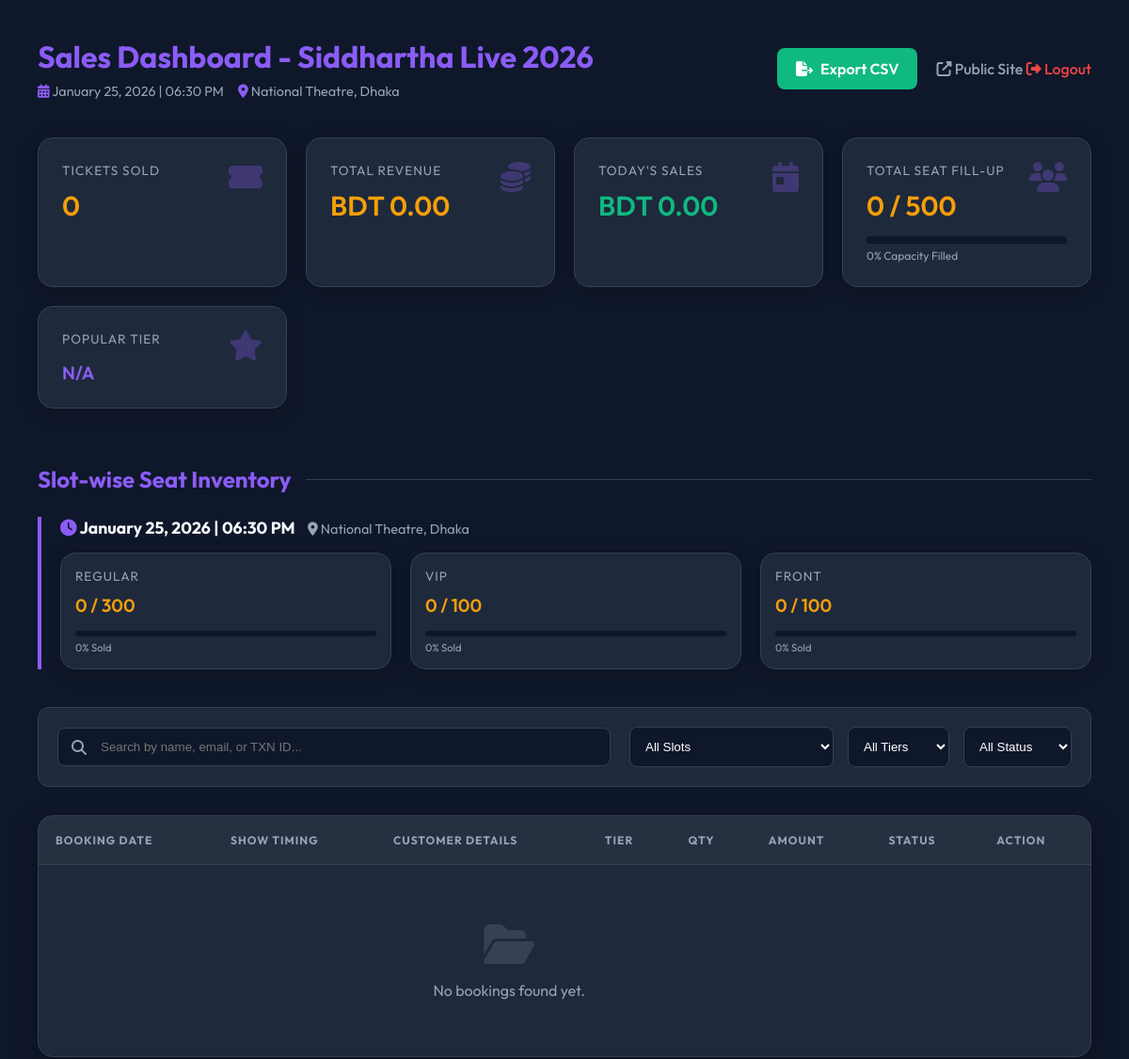
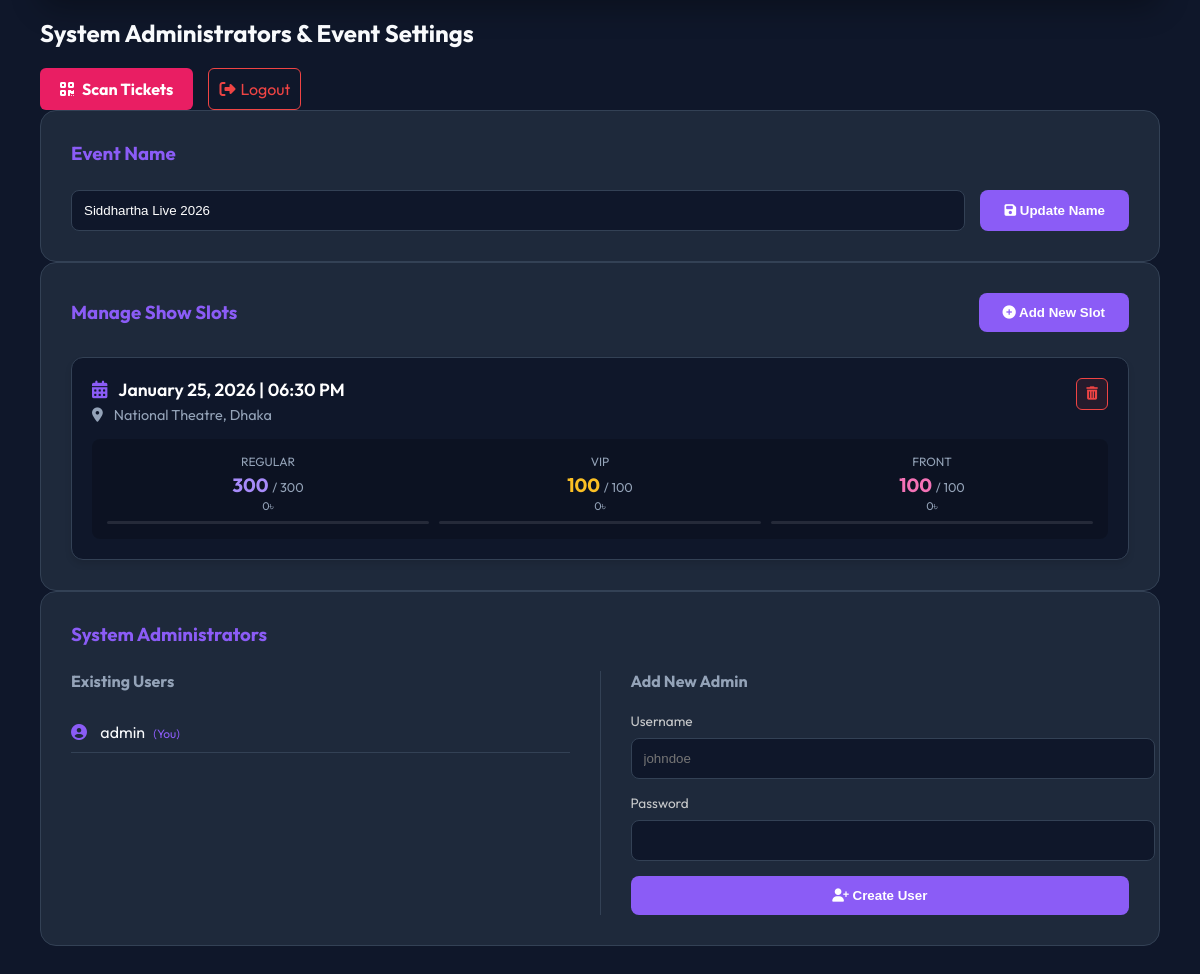
Page /admin.php (signed in) on the committed database (2 pictures, top to bottom).
### tables this page shows
CREATE TABLE IF NOT EXISTS events (
    id INT AUTO_INCREMENT PRIMARY KEY,
    name VARCHAR(255) NOT NULL,
    date_time DATETIME NOT NULL,
    location VARCHAR(255) NOT NULL,
    capacity_regular INT DEFAULT 300,
    capacity_vip INT DEFAULT 100,
    capacity_front INT DEFAULT 100,
    is_active TINYINT(1) DEFAULT 1,
    created_at TIMESTAMP DEFAULT CURRENT_TIMESTAMP,
    INDEX idx_active_date (is_active, date_time)
);

### public/admin.php (the view, shortened to what the rows shown need)
<?php
require_once __DIR__ . '/../config/config.php';
require_once __DIR__ . '/../includes/db.php';
$admins = Database::getAdmins();
    ?>
    <?php
$slotStats = [];
foreach($SLOTS as $s) {
    $slotStats[$s['id']] = ['regular' => 0, 'vip' => 0, 'front' => 0];
}
?>
<!DOCTYPE html>
<html lang="en">
<head>
    <link rel="stylesheet" href="https://cdnjs.cloudflare.com/ajax/libs/font-awesome/6.4.0/css/all.min.css">
</head>
<body>
    <div class="container">
        <header>
            <div>
                <h1>Sales Dashboard - <?php echo EVENT_NAME; ?></h1>
            </div>
        </header>
        <div class="section-title">
            <h2>Slot-wise Seat Inventory</h2>
        </div>
        <?php foreach($SLOTS as $slot): ?>
        <div style="margin-bottom: 40px; border-left: 4px solid var(--primary); padding-left: 20px;">
            <h3 style="color: var(--text); font-size: 1.1rem; margin-bottom: 15px;">
                <i class="fas fa-clock" style="color: var(--primary);"></i> <?php echo htmlspecialchars($slot['time']); ?>
                <span style="margin-left: 10px; color: var(--text-dim); font-weight: normal; font-size: 0.9rem;">
                    <i class="fas fa-map-marker-alt"></i> <?php echo htmlspecialchars($slot['location']); ?>
                </span>
            </h3>
            <div class="stats" style="grid-template-columns: repeat(auto-fit, minmax(200px, 1fr));">
                <?php foreach(['regular', 'vip', 'front'] as $cat):
                    $cap = $slot['capacities'][$cat] ?? 0;
                    $sold = $slotStats[$slot['id']][$cat] ?? 0;
                    $rate = ($cap > 0) ? min(100, round(($sold / $cap) * 100)) : 0;
                ?>
                <div class="stat-card" style="padding: 15px;">
                    <div class="label"><?php echo ucfirst($cat); ?></div>
                    <div class="value" style="font-size: 1.2rem;"><?php echo $sold; ?> / <?php echo $cap; ?></div>
                    <div class="capacity-bar" style="height: 6px;">
                    </div>
                    <div style="font-size: 0.7rem; color: var(--text-dim); margin-top: 5px;"><?php echo $rate; ?>% Sold</div>
                </div>
                <?php endforeach; ?>
            </div>
        </div>
        <?php endforeach; ?>
        <div class="table-container">
            <table id="bookingsTable">
                <thead>
                    <tr>
                        <th>Booking Date</th>
                        <th>Show Timing</th>
                        <th>Customer Details</th>
                        <th>Tier</th>
                        <th>Qty</th>
                        <th>Amount</th>
                        <th>Status</th>
                        <th>Action</th>
                    </tr>
                </thead>
            </table>
        </div>
        <div class="admin-header">
        <h2>System Administrators & Event Settings</h2>
    </div>
            <div class="form-card">
                <div style="display: grid; grid-template-columns: repeat(auto-fit, minmax(350px, 1fr)); gap: 20px;">
                    <?php foreach($SLOTS as $slot): ?>
                    <div style="background: var(--bg); border: 1px solid var(--border); border-radius: 12px; padding: 20px; position: relative; transition: 0.3s; box-shadow: 0 4px 6px rgba(0,0,0,0.1);">
                        <div style="display: flex; justify-content: space-between; align-items: flex-start; margin-bottom: 15px;">
                            <div>
                                <div style="font-size: 1.1rem; font-weight: 600; color: #fff; margin-bottom: 5px;">
                                    <i class="fas fa-calendar-alt" style="color: var(--primary); margin-right: 8px;"></i>
                                    <?php echo htmlspecialchars($slot['time']); ?>
                                </div>
                                <div style="font-size: 0.9rem; color: var(--text-dim);">
                                    <i class="fas fa-map-marker-alt" style="margin-right: 8px;"></i>
                                    <?php echo htmlspecialchars($slot['location']); ?>
                                </div>
                            </div>
                            <form method="POST" onsubmit="return confirm('Delete this slot? This will NOT delete existing bookings.');">
                                <button type="submit" style="background: rgba(239, 68, 68, 0.1); border: 1px solid var(--danger); color: var(--danger); width: 32px; height: 32px; border-radius: 6px; cursor: pointer; display: flex; align-items: center; justify-content: center; transition: 0.2s;">
                                    <i class="fas fa-trash-alt"></i>
                                </button>
                            </form>
                        </div>
                        <div style="display: grid; grid-template-columns: repeat(3, 1fr); gap: 10px; background: rgba(0,0,0,0.2); padding: 15px; border-radius: 8px;">
                            <?php
                            $types = [
                                'regular' => ['label' => 'Regular', 'color' => '#a78bfa'],
                                'vip' => ['label' => 'VIP', 'color' => '#fbbf24'],
                                'front' => ['label' => 'Front', 'color' => '#f472b6']
                            ];
                            foreach($types as $key => $meta):
                                $cap = $slot['capacities'][$key] ?? 0;
                                $sold = $slotStats[$slot['id']][$key] ?? 0;
                                $available = max(0, $cap - $sold);
                            ?>
                            <div style="text-align: center;">
                                <div style="font-size: 0.75rem; color: var(--text-dim); text-transform: uppercase; margin-bottom: 4px;"><?php echo $meta['label']; ?></div>
                                <div style="font-size: 1.2rem; font-weight: 700; color: <?php echo $meta['color']; ?>;">
                                    <?php echo $available; ?>
                                    <span style="font-size: 0.8rem; color: var(--text-dim); font-weight: 400;">/ <?php echo $cap; ?></span>
                                </div>
                                <div style="font-size: 0.7rem; color: var(--text-dim); margin-top: 2px;">
                                    <?php echo ($slot['prices'][$key] ?? 0); ?>৳
                                </div>
                                <div style="height: 3px; background: rgba(255,255,255,0.1); margin-top: 8px; border-radius: 2px; overflow: hidden;">
                                </div>
                            </div>
                            <?php endforeach; ?>
                        </div>
                    </div>
                    <?php endforeach; ?>
                </div>
            </div>
            <div class="form-card">
                <div class="inline-form" style="display: flex; gap: 30px; align-items: flex-start;">
                     <div style="flex: 1;">
                        <table style="background: transparent; box-shadow: none; margin: 0; width: 100%;">
                            <tbody>
                                <?php foreach($admins as $a): ?>
                                <tr>
                                    <td style="padding: 10px 0; border-bottom: 1px solid var(--border);">
                                        <i class="fas fa-user-circle" style="color: var(--primary);"></i>
                                        <span style="margin-left: 10px;"><?php echo htmlspecialchars($a['username']); ?></span>
                                        <?php if($a['username'] === $_SESSION['admin_user']): ?>
                                        <span style="font-size: 0.75rem; color: var(--primary); margin-left: 5px;">(You)</span>
                                        <?php endif; ?>
                                    </td>
                                </tr>
                                <?php endforeach; ?>
                            </tbody>
                        </table>
                     </div>
                </div>
            </div>
        </div>
</body>
</html>

### rows in the picture
events: cat "REGULAR", sold "0", capacity_regular "300", capacity_regular "0"

### other values in the picture
EVENT_NAME "Siddhartha Live 2026"
EVENT_DATE_TIME "January 25, 2026 | 06:30 PM"
EVENT_LOCATION "National Theatre, Dhaka"
count($bookings) "0"
$totalRevenue "0.00"
$todaySales "0.00"
$totalTickets "0"
$TOTAL_CONFIGURED_CAPACITY "500"
$occupationRate "0"
$popularTier "N/A"
$slot['time'] "January 25, 2026 | 06:30 PM"
$slot['location'] "National Theatre, Dhaka"
$cat "VIP"
$sold "0"
$cap "100"
